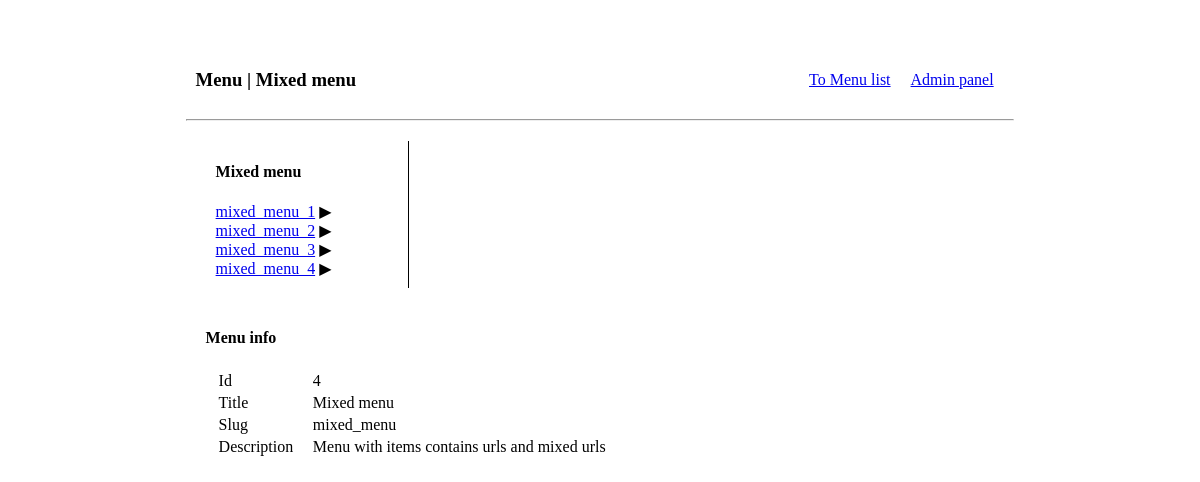
The app's page /menu/4 with its own data.
### tree_menu/models.py (models this page shows, shortened)
class Menu(models.Model):
    title = models.CharField(max_length=100, verbose_name='Menu title')
    slug = models.CharField(max_length=100, verbose_name='Menu slug')
    description = models.CharField(max_length=256, verbose_name='Menu description')

class MenuItem(models.Model):
    menu = models.ForeignKey(
        Menu,
        related_name='items',
        verbose_name='menu',
        on_delete=models.CASCADE,
    )
    parent = models.ForeignKey(
        'self',
        blank=True,
        null=True,
        related_name='items',
        verbose_name='parent menu item',
        on_delete=models.CASCADE,
    )
    title = models.CharField(max_length=100, verbose_name='Menu item title')
    url = models.CharField(
        max_length=255,
        verbose_name='Link',
        blank=True,
        null=True,
    )
    named_url = models.CharField(
        max_length=255,
        verbose_name='Named URL',
        blank=True,
        null=True,
    )
    named_url_kwargs = models.CharField(
        max_length=255,
        verbose_name='Named URL kwargs',
        blank=True,
        null=True,
        help_text='As JSON',
    )
    def get_url(self):
        if self.url:
            return self.url
        if self.named_url_kwargs:
            kwargs = json.loads(self.named_url_kwargs)
            return reverse(self.named_url, kwargs=kwargs)
        if self.named_url:
            return reverse(self.named_url)
        return '/#'
    def __str__(self):
        return self.title

### tree_menu/views.py (the view)
# urls.py: path('menu/<int:pk>', MenuDetailView.as_view(), name='menu'),
class MenuDetailView(DetailView):
    model = Menu
    context_object_name = 'menu'

### tree_menu/templatetags/draw_menu_tags.py (called while the page is built)
def _mark_active_parents(active_item: MenuItem, menu_items):
    while active_item is not None:
        menu_items[active_item.id][2] = True
        if active_item.parent_id:
            active_item = menu_items[active_item.parent_id][0]
        else:
            break

def _mark_active_items(menu_items: dict, context: RequestContext):
    current_path: str = context.request.get_full_path()
    active_item = None
    for item_data in menu_items.values():
        item = item_data[0]
        item_url = item.get_url()
        if item_url and current_path.startswith(item_url):
            if active_item and len(item_url) > len(active_item.get_url()) or \
                    not active_item:
                active_item = item
        if item.parent_id is not None:
            menu_items[item.parent_id][1].append(item_data)
    _mark_active_parents(active_item, menu_items)
    return menu_items

@register.inclusion_tag('tree_menu/template_tags/menu.html', takes_context=True)
def draw_menu(context: RequestContext, menu_slug: str):
    menu_items_list = list(MenuItem.objects.filter(
        menu__slug=menu_slug).select_related("menu"))
    if menu_items_list:
        menu_title = menu_items_list[0].menu.title
        menu_items = {item.id: [item, [], False] for item in menu_items_list}
        menu_items = _mark_active_items(menu_items, context)
        menu_items = dict(filter(lambda item: item[1][0].parent_id is None,
                                 menu_items.items()))
    else:
        menu_title = Menu.objects.get(slug=menu_slug).title
        menu_items = {}
    return {
        'menu_title': menu_title,
        'menu_items': menu_items,
        'context': context,
    }

@register.inclusion_tag('tree_menu/template_tags/dropdown.html')
def draw_items(items: dict):
    return {'items': items}

### tree_menu/templates/tree_menu/menu_detail.html (shortened to what this page needs)
{% extends 'tree_menu/tree_menu_base.html' %}
{% load draw_menu_tags %}
{% load static %}
{% block header %}
    <div>
        <h3>Menu | {{ menu.title }}</h3>
    </div>
{% endblock header %}
{% block left_bar %}
    {% draw_menu menu.slug %}
{% endblock left_bar %}
{% block content %}
    <h4>Menu info</h4>
    <table>
        <tr>
            <td>Id</td>
            <td>{{ menu.id }}</td>
        </tr>
        <tr>
            <td>Title</td>
            <td>{{ menu.title }}</td>
        </tr>
        <tr>
            <td>Slug</td>
            <td>{{ menu.slug }}</td>
        </tr>
        <tr>
            <td>Description</td>
            <td>{{ menu.description }}</td>
        </tr>
    </table>
{% endblock content %}

### tree_menu/templates/tree_menu/template_tags/menu.html (shortened to what this page needs)
{% load draw_menu_tags %}
{% load static %}
<link rel="stylesheet" href="{% static 'tree_menu/styles/menu_style.css' %}">
<div>
    <h4>{{ menu_title }}</h4>
    {% if menu_items.values %}
        <ul id="myUL">
            {% draw_items menu_items.values %}
        </ul>
    {% else %}
        <span>Menu is empty!</span>
    {% endif %}
</div>

### tree_menu/templates/tree_menu/template_tags/dropdown.html (shortened to what this page needs)
{% load draw_menu_tags %}
{% for item, subitems, is_active in items %}
    <li>
        <a href="{{ item.get_url }}">{{ item }}</a>
        {% if subitems %}
            <span class="caret{% if is_active %} caret-down{% endif %}"></span>
            {% endif %}
    </li>
{% endfor %}

### tree_menu/static/tree_menu/styles/style.css (style rules this page uses)
.box div { margin: 10px; }
table { width: 80%; margin-left: 10px; }

### tree_menu/static/tree_menu/styles/menu_style.css (style rules this page uses)
ul, #myUL { list-style-type: none; padding: 0 0 0 10px; }
#myUL { margin: 0; padding: 0; }
.caret { cursor: pointer; user-select: none; }
.caret::before { content: "\25B6"; color: black; display: inline-block; margin-right: 6px; }

### records on screen
Menu: title "Mixed menu", id "4", slug "mixed_menu", description "Menu with items contains urls and mixed urls"
MenuItem: title "mixed_menu_1"
MenuItem: title "mixed_menu_2"
MenuItem: title "mixed_menu_3"
MenuItem: title "mixed_menu_4"
